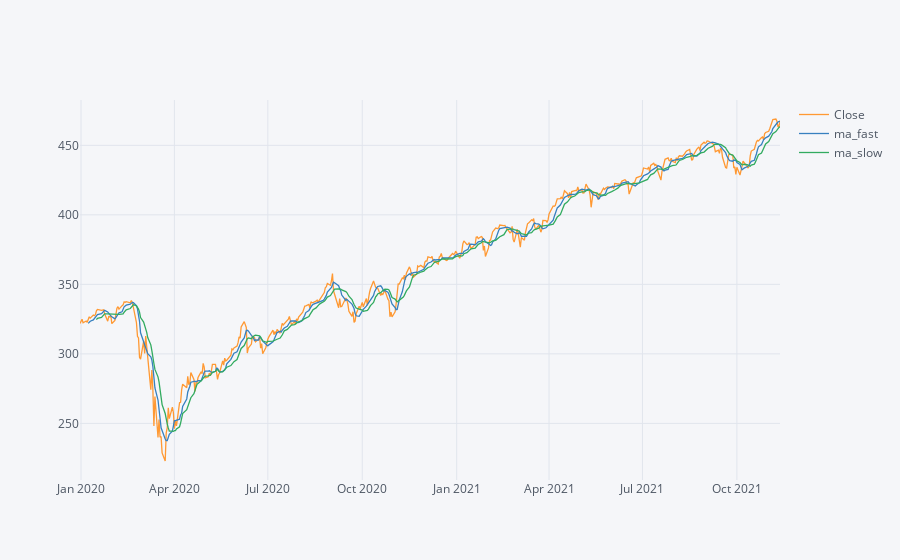

Write notebook code for a chart like this one.
### Code cell
fast_trend = df.Open.rolling(window=short_trend_days).mean()
slow_trend = df.Open.rolling(window=long_trend_days).mean()

df['ma_fast'] = fast_trend
df['ma_slow'] = slow_trend
df[['Close','ma_fast','ma_slow']].iplot()
df = df.dropna()
df

### Figure 1 — Plotly figure (JSON) as saved in the notebook; plotly's stock layout.template omitted (floating-point values rounded to 4 significant figures; data arrays with more than 128 entries replaced by an {"elided": "..."} marker saying what was removed)
{"data": [{"line": {"color": "rgba(255, 153, 51, 1.0)", "dash": "solid", "shape": "linear", "width": 1.3}, "mode": "lines", "name": "Close", "text": "", "type": "scatter", "x": {"elided": "473 str values"}, "y": {"elided": "473 float values"}}, {"line": {"color": "rgba(55, 128, 191, 1.0)", "dash": "solid", "shape": "linear", "width": 1.3}, "mode": "lines", "name": "ma_fast", "text": "", "type": "scatter", "x": {"elided": "473 str values"}, "y": {"elided": "473 mixed values"}}, {"line": {"color": "rgba(50, 171, 96, 1.0)", "dash": "solid", "shape": "linear", "width": 1.3}, "mode": "lines", "name": "ma_slow", "text": "", "type": "scatter", "x": {"elided": "473 str values"}, "y": {"elided": "473 mixed values"}}], "layout": {"legend": {"bgcolor": "#F5F6F9", "font": {"color": "#4D5663"}}, "paper_bgcolor": "#F5F6F9", "plot_bgcolor": "#F5F6F9", "title": {"font": {"color": "#4D5663"}}, "xaxis": {"gridcolor": "#E1E5ED", "showgrid": true, "tickfont": {"color": "#4D5663"}, "title": {"font": {"color": "#4D5663"}, "text": ""}, "zerolinecolor": "#E1E5ED"}, "yaxis": {"gridcolor": "#E1E5ED", "showgrid": true, "tickfont": {"color": "#4D5663"}, "title": {"font": {"color": "#4D5663"}, "text": ""}, "zerolinecolor": "#E1E5ED"}}}
